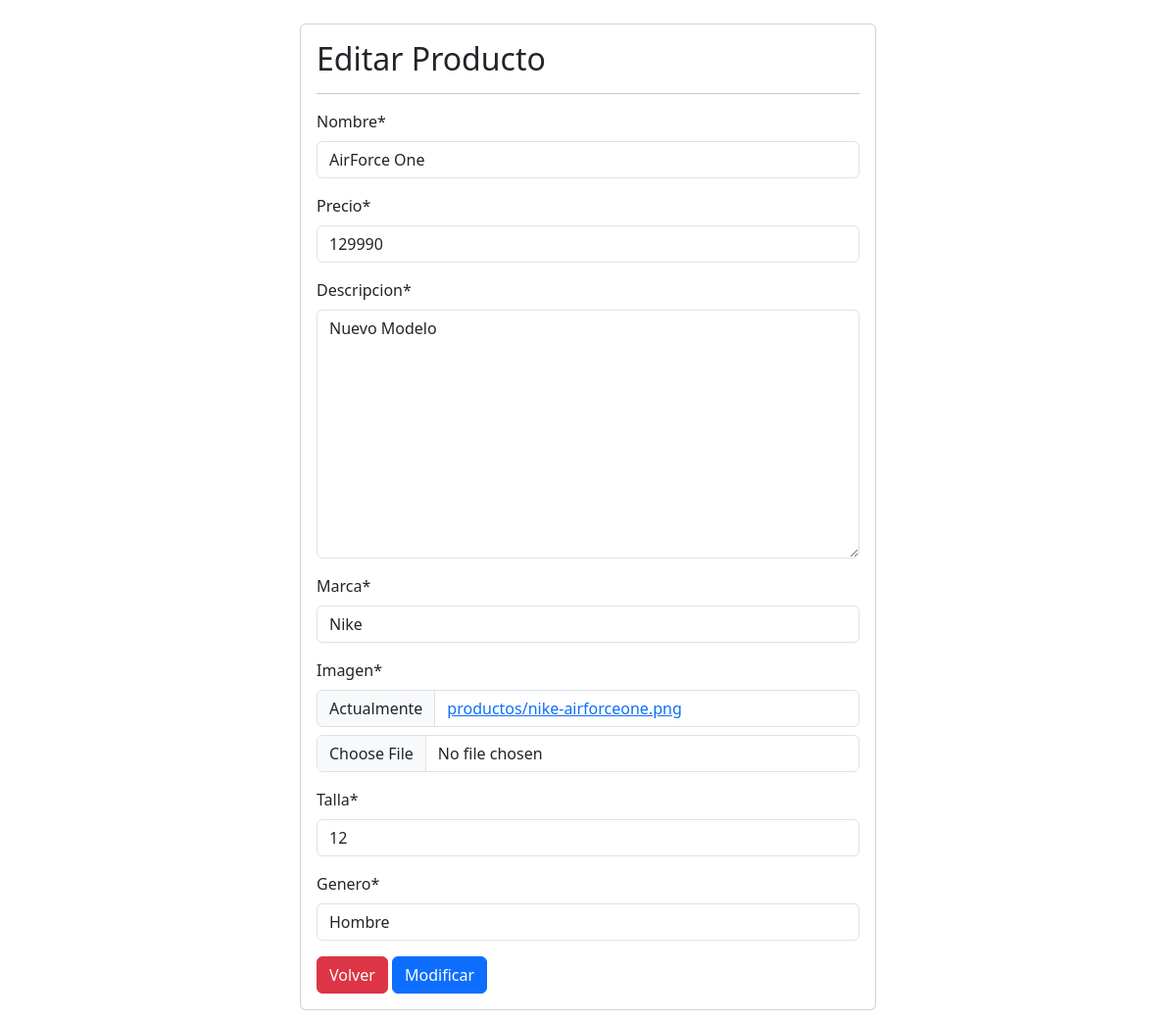
Screenshot of /modificar/2/ (signed in) with the database file from the repository.
### thebrickApp/models.py (models this page shows, shortened)
class Producto(models.Model):
    nombre = models.CharField(max_length=60)
    precio = models.IntegerField()
    descripcion = models.TextField()
    marca = models.CharField(max_length=60)
    imagen = models.ImageField(upload_to="productos",null=True)
    talla = models.IntegerField()
    genero = models.CharField(max_length=60)

### thebrickApp/views.py (the view, shortened to what this page needs)
# urls.py: path('modificar/<id>/',views.modificar,name="modificar"),
@login_required
def modificar(request, id):
    producto = get_object_or_404(Producto, id=id)
    data = {
        'form' : ProductoForm(instance=producto)
    }
    return render(request,'producto/modificar.html',data)

### thebrickApp/forms.py
class ProductoForm(forms.ModelForm):
    class Meta:
        model = Producto
        fields = '__all__'

### thebrickApp/context_processor.py (called while the page is built)
def total_carrito(request):
    total = 0
    if request.user.is_authenticated:
        if "carrito" in request.session.keys():
            for key, value in request.session["carrito"].items():
                total += int(value["acumulado"])
    return {"total_carrito": total}

### thebrickApp/templates/producto/modificar.html (shortened to what this page needs)
{% load static %}
<!DOCTYPE html>
<html lang="en">
<head>
    <link href="{% static 'css/bootstrap.min.css' %}" rel="stylesheet" >
    <link rel="stylesheet" href="https://cdn.jsdelivr.net/npm/bootstrap-icons@1.10.5/font/bootstrap-icons.css">
</head>
{% load crispy_forms_tags %}
    <body>
        <br>
        <div class="row">
            <div class="col-12 col-md-6 offset-md-3">
                <div class="card">
                        <div class="card-body">
                        <h2>Editar Producto</h2>
                        <hr>
                        <form action="" method="post" enctype="multipart/form-data">
                            {{ form | crispy }}
                            <a href="{% url 'listar' %}" class="btn btn-danger">Volver</a>
                            <input type="submit" value="Modificar" class="btn btn-primary">
                        </form>
                    </div>
                </div>
            </div>
        </div>
        <br>
    </body>
</html>

### rows the page displays
Producto: nombre "AirForce One", precio "129990", descripcion "Nuevo Modelo", marca "Nike", talla "12", genero "Hombre"
